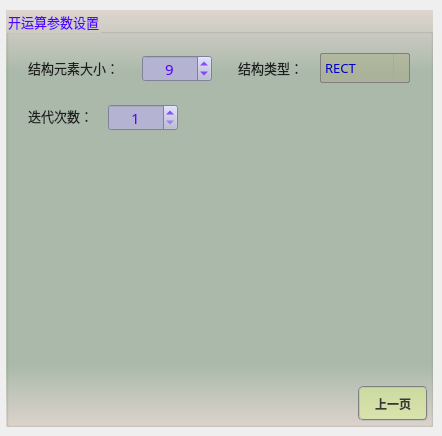
       <widget class="QWidget" name="page_14">
        <widget class="QGroupBox" name="groupParam_13">
         <property name="geometry">
          <rect>
           <x>6</x>
           <y>10</y>
           <width>427</width>
           <height>417</height>
          </rect>
         </property>
         <property name="font">
          <font>
           <family>微软雅黑</family>
           <pointsize>10</pointsize>
          </font>
         </property>
         <property name="styleSheet">
          <string notr="true">background-color: qlineargradient(x1:0, y1:0, x2:0, y2:1, stop:0 #dfd5cf, stop: 0.15 #acbbac, stop: 0.85 #acbbac,stop:1 #dfd5cf);
color: rgb(85, 0, 255);</string>
         </property>
         <property name="title">
          <string>开运算参数设置</string>
         </property>
         <widget class="QPushButton" name="btnOpenBack">
          <property name="geometry">
           <rect>
            <x>352</x>
            <y>376</y>
            <width>70</width>
            <height>35</height>
           </rect>
          </property>
          <property name="minimumSize">
           <size>
            <width>70</width>
            <height>30</height>
           </size>
          </property>
          <property name="font">
           <font>
            <family>微软雅黑</family>
            <pointsize>9</pointsize>
            <weight>75</weight>
            <italic>false</italic>
            <bold>true</bold>
           </font>
          </property>
          <property name="styleSheet">
           <string notr="true">QWidget{ background-color: rgba(225, 255, 127,100);}
QWidget{ color: rgb(55, 55, 55);}
QWidget{ border: 2px groove gray;border-radius: 5px;padding: 2px 4px;}
QPushButton:hover{ background-color: rgba(225, 255, 127,150);}
QPushButton:pressed{background-color: rgba(225, 255, 127,255);}</string>
          </property>
          <property name="text">
           <string>上一页</string>
          </property>
         </widget>
         <widget class="QLabel" name="label_31">
          <property name="geometry">
           <rect>
            <x>22</x>
            <y>48</y>
            <width>131</width>
            <height>19</height>
           </rect>
          </property>
          <property name="font">
           <font>
            <family>微软雅黑</family>
            <pointsize>10</pointsize>
           </font>
          </property>
          <property name="styleSheet">
           <string notr="true">color: rgb(30, 30, 30);
background: transparent;</string>
          </property>
          <property name="text">
           <string>结构元素大小：</string>
          </property>
         </widget>
         <widget class="QSpinBox" name="spinOpenSize">
          <property name="geometry">
           <rect>
            <x>136</x>
            <y>45</y>
            <width>70</width>
            <height>27</height>
           </rect>
          </property>
          <property name="font">
           <font>
            <family>微软雅黑</family>
            <pointsize>11</pointsize>
           </font>
          </property>
          <property name="toolTip">
           <string/>
          </property>
          <property name="styleSheet">
           <string notr="true">QWidget{color: rgb(85, 0, 255);background-color: rgb(180, 180, 210);}
QSpinBox::up-button{
    border:transparent;
}
QSpinBox::down-button{
    border:transparent;
}
QSpinBox::up-arrow{
    image:url(:/resource/up.png);
}
QSpinBox::down-arrow{
    image:url(:/resource/down.png);
}</string>
          </property>
          <property name="alignment">
           <set>Qt::AlignCenter</set>
          </property>
          <property name="minimum">
           <number>1</number>
          </property>
          <property name="maximum">
           <number>101</number>
          </property>
          <property name="singleStep">
           <number>1</number>
          </property>
          <property name="value">
           <number>9</number>
          </property>
         </widget>
         <widget class="QLabel" name="label_32">
          <property name="geometry">
           <rect>
            <x>232</x>
            <y>48</y>
            <width>79</width>
            <height>19</height>
           </rect>
          </property>
          <property name="font">
           <font>
            <family>微软雅黑</family>
            <pointsize>10</pointsize>
           </font>
          </property>
          <property name="styleSheet">
           <string notr="true">color: rgb(30, 30, 30);
background: transparent;</string>
          </property>
          <property name="text">
           <string>结构类型：</string>
          </property>
         </widget>
         <widget class="QComboBox" name="comboOpenType">
          <property name="geometry">
           <rect>
            <x>314</x>
            <y>43</y>
            <width>90</width>
            <height>30</height>
           </rect>
          </property>
          <property name="sizePolicy">
           <sizepolicy hsizetype="Fixed" vsizetype="Fixed">
            <horstretch>0</horstretch>
            <verstretch>0</verstretch>
           </sizepolicy>
          </property>
          <property name="minimumSize">
           <size>
            <width>90</width>
            <height>30</height>
           </size>
          </property>
          <property name="maximumSize">
           <size>
            <width>90</width>
            <height>16777215</height>
           </size>
          </property>
          <property name="font">
           <font>
            <family>微软雅黑</family>
            <pointsize>10</pointsize>
           </font>
          </property>
          <property name="styleSheet">
           <string notr="true">QComboBox {
    border: 1px solid gray;
    border-radius: 2px;    
    color: rgb(0, 0, 200);
	background-color: rgba(170, 170, 127,100);
}
QComboBox::drop-down {
    subcontrol-origin: padding;
    subcontrol-position: top right;
    width: 15px; 
    border-left-width: 1px;
    border-left-color: darkgray;
    border-left-style: solid;
    border-top-right-radius: 3px;
    border-bottom-right-radius: 3px;
}

QComboBox::down-arrow {
    image: url(:/resource/down.png);
} 
QComboBox::down-arrow:on {
    top: 1px;
    left: 1px;
}</string>
          </property>
          <property name="sizeAdjustPolicy">
           <enum>QComboBox::AdjustToContents</enum>
          </property>
          <item>
           <property name="text">
            <string>RECT</string>
           </property>
          </item>
          <item>
           <property name="text">
            <string>CROSS</string>
           </property>
          </item>
          <item>
           <property name="text">
            <string>ELLIPSE</string>
           </property>
          </item>
         </widget>
         <widget class="QLabel" name="label_33">
          <property name="geometry">
           <rect>
            <x>22</x>
            <y>96</y>
            <width>83</width>
            <height>19</height>
           </rect>
          </property>
          <property name="font">
           <font>
            <family>微软雅黑</family>
            <pointsize>10</pointsize>
           </font>
          </property>
          <property name="styleSheet">
           <string notr="true">color: rgb(30, 30, 30);
background: transparent;</string>
          </property>
          <property name="text">
           <string>迭代次数：</string>
          </property>
         </widget>
         <widget class="QSpinBox" name="spinOpenIterations">
          <property name="geometry">
           <rect>
            <x>102</x>
            <y>94</y>
            <width>70</width>
            <height>27</height>
           </rect>
          </property>
          <property name="font">
           <font>
            <family>微软雅黑</family>
            <pointsize>11</pointsize>
           </font>
          </property>
          <property name="toolTip">
           <string/>
          </property>
          <property name="styleSheet">
           <string notr="true">QWidget{color: rgb(85, 0, 255);background-color: rgb(180, 180, 210);}
QSpinBox::up-button{
    border:transparent;
}
QSpinBox::down-button{
    border:transparent;
}
QSpinBox::up-arrow{
    image:url(:/resource/up.png);
}
QSpinBox::down-arrow{
    image:url(:/resource/down.png);
}</string>
          </property>
          <property name="alignment">
           <set>Qt::AlignCenter</set>
          </property>
          <property name="minimum">
           <number>1</number>
          </property>
          <property name="maximum">
           <number>100</number>
          </property>
          <property name="singleStep">
           <number>1</number>
          </property>
          <property name="value">
           <number>1</number>
          </property>
         </widget>
        </widget>
       </widget>
